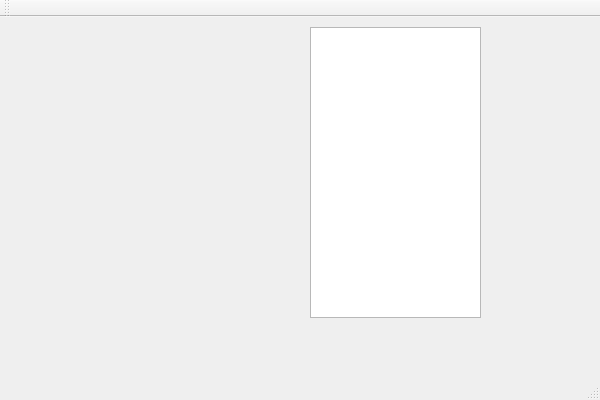
<?xml version="1.0" encoding="UTF-8"?>
<ui version="4.0">
 <class>WetterstationClass</class>
 <widget class="QMainWindow" name="WetterstationClass">
  <property name="geometry">
   <rect>
    <x>0</x>
    <y>0</y>
    <width>600</width>
    <height>400</height>
   </rect>
  </property>
  <property name="windowTitle">
   <string>Wetterstation</string>
  </property>
  <widget class="QWidget" name="centralWidget">
   <widget class="QPlainTextEdit" name="_plainTextEdit">
    <property name="geometry">
     <rect>
      <x>310</x>
      <y>10</y>
      <width>171</width>
      <height>291</height>
     </rect>
    </property>
   </widget>
  </widget>
  <widget class="QMenuBar" name="menuBar">
   <property name="geometry">
    <rect>
     <x>0</x>
     <y>0</y>
     <width>600</width>
     <height>21</height>
    </rect>
   </property>
  </widget>
  <widget class="QToolBar" name="mainToolBar">
   <attribute name="toolBarArea">
    <enum>TopToolBarArea</enum>
   </attribute>
   <attribute name="toolBarBreak">
    <bool>false</bool>
   </attribute>
  </widget>
  <widget class="QStatusBar" name="statusBar"/>
 </widget>
 <layoutdefault spacing="6" margin="11"/>
 <resources>
  <include location="wetterstation.qrc"/>
 </resources>
 <connections/>
</ui>
